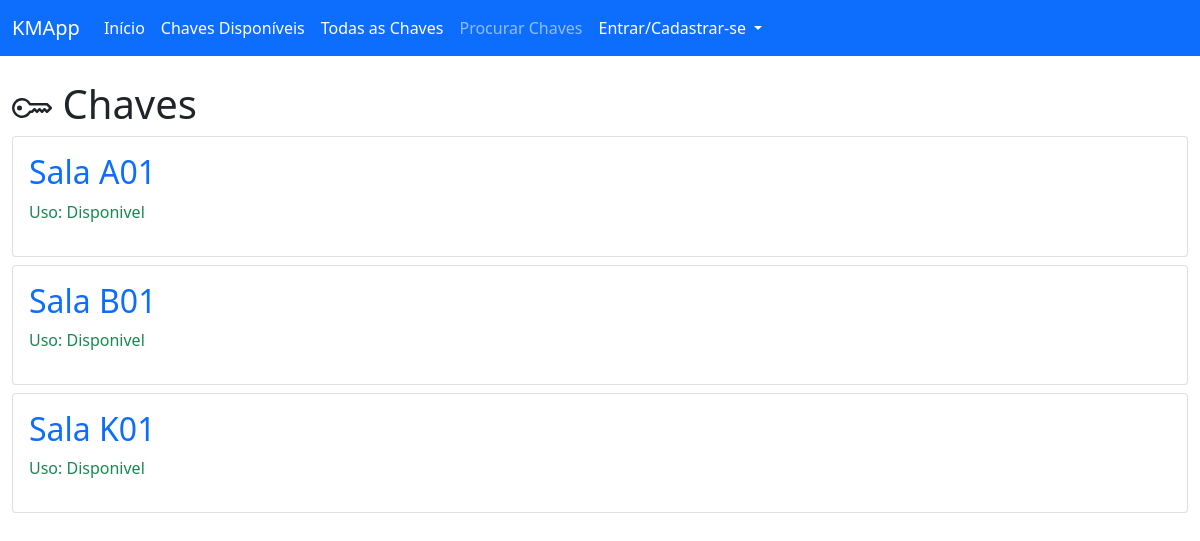
/view/keys, run on the app's committed database.
### key_manager/models/key.py (models this page shows, shortened)
class Key(db.Model):
    __tablename__ = 'keys'
    id = db.Column(db.Integer, primary_key=True)
    key_category_id = db.Column(db.Integer, db.ForeignKey("categories.id"))
    key_avaliable = db.Column(db.Boolean, default=True)
    name = db.Column(db.String(100), unique=False, nullable=False)
    slug = db.Column(db.String(100), unique=True, nullable=False)
    creation_date = db.Column(db.DateTime, nullable=False, default=datetime.utcnow)

### key_manager/routes/views.py (the view)
@view.route("/keys")
def viewAllKeys():
    keys = Key.query.order_by("name").all()
    return render_template("view/keys.html", keys=keys, hidden_footer=True, title="Chaves")

### key_manager/templates/view/keys.html (shortened to what this page needs)
{% extends 'base.html' %}
{% block content %}
<div class="mt-4">
    <h1 class="col-auto">
        <span>Chaves</span>
    </h1>
</div>
{% for key in keys %}
<a class="text-decoration-none" href="{{url_for('view.viewKey', key_slug=key.slug)}}">
    <div class="card mt-2">
        <div class="card-body">
            <h2>{{ key.name }}</h2>
            {% if key.key_avaliable %}
            <p class="text-success">Uso: Disponivel</p>
            {% else %}
            <p class="text-danger">Uso: Em uso</p>
            {% endif %}
        </div>
    </div>
</a>
{% endfor %}
{% endblock %}

### data on the page
Key: name "Sala A01", key_avaliable "Uso: Disponivel"
Key: name "Sala B01", key_avaliable "Uso: Disponivel"
Key: name "Sala K01", key_avaliable "Uso: Disponivel"
